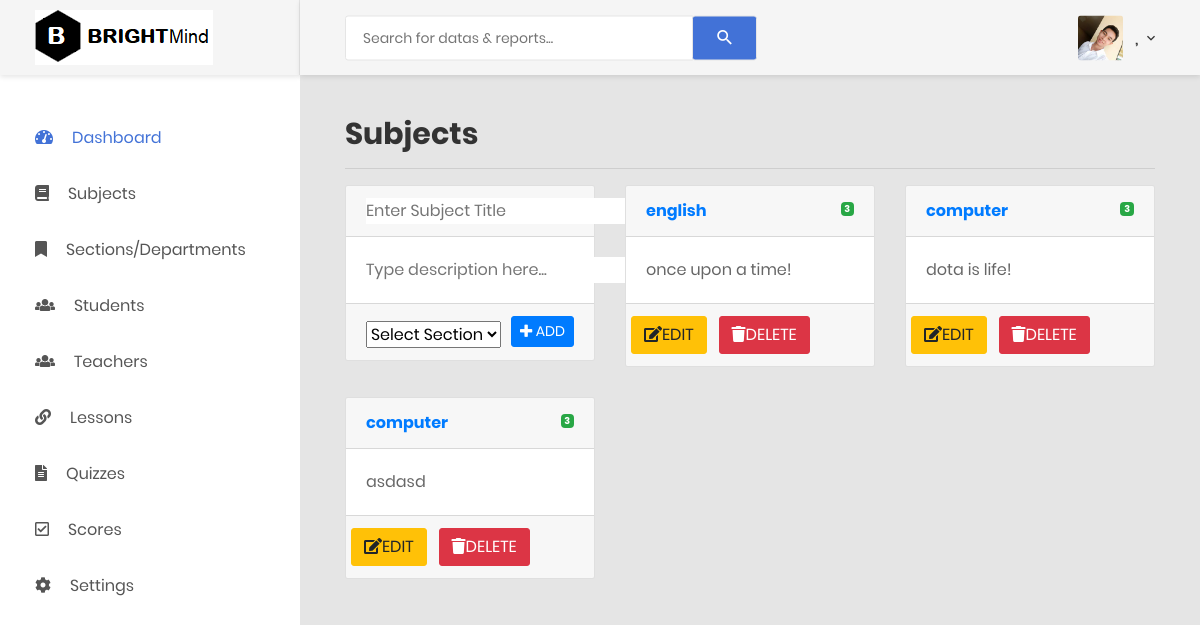
/adminsubjects.php, run on an earlier commit of the app's database.
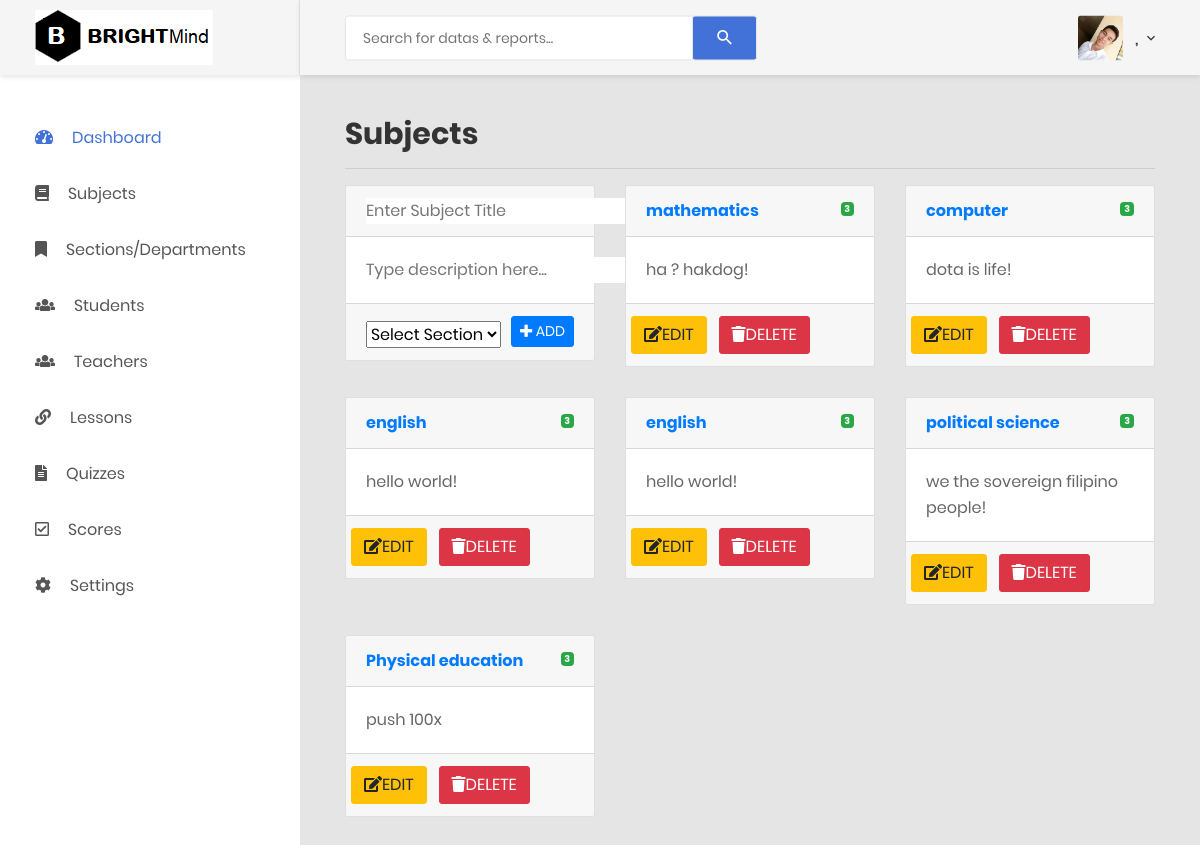
And on a later commit of the database.
### tables this page shows
CREATE TABLE `subjecttbl` (
  `subjectid` int(10) NOT NULL,
  `subjectname` varchar(100) NOT NULL,
  `subjectdesc` varchar(100) NOT NULL
);

### adminsubjects.php (the view, shortened to what this page needs)
<?php
include('adminsession.php');
$sql="SELECT * FROM subjecttbl";
$query=mysqli_query($con, $sql);
?>
<!DOCTYPE html>
<php lang="en">
<head>
    <link href="css/font-face.css" rel="stylesheet" media="all">
    <link href="vendor/font-awesome-4.7/css/font-awesome.min.css" rel="stylesheet" media="all">
    <link href="vendor/font-awesome-5/css/fontawesome-all.min.css" rel="stylesheet" media="all">
    <link href="vendor/mdi-font/css/material-design-iconic-font.min.css" rel="stylesheet" media="all">
    <link href="vendor/bootstrap-4.1/bootstrap.min.css" rel="stylesheet" media="all">
    <link href="vendor/animsition/animsition.min.css" rel="stylesheet" media="all">
    <link href="vendor/bootstrap-progressbar/bootstrap-progressbar-3.3.4.min.css" rel="stylesheet" media="all">
    <link href="vendor/wow/animate.css" rel="stylesheet" media="all">
    <link href="vendor/css-hamburgers/hamburgers.min.css" rel="stylesheet" media="all">
    <link href="vendor/slick/slick.css" rel="stylesheet" media="all">
    <link href="vendor/select2/select2.min.css" rel="stylesheet" media="all">
    <link href="vendor/perfect-scrollbar/perfect-scrollbar.css" rel="stylesheet" media="all">
    <link href="css/theme.css" rel="stylesheet" media="all">
</head>
<body class="animsition">
    <div class="page-wrapper">
        <?php include("adminheadermobileandsidebar.php"); ?>
        <div class="page-container">
            <?php include("adminheader.php"); ?>
            <div class="main-content">
                <div class="section__content section__content--p30">
                    <div class="container-fluid">
                            <div>
                                <h2>Subjects</h2><hr/>
                            </div>
                          <div class="row">
                            <div class="col-md-4">
                                <form action="addsub.php" method="POST">
                                    <div class="card">
                                     <div class="card-header">
                                         <strong class="card-title">
                                            <input type="text" name="subjectname" id="subname" placeholder="Enter Subject Title" autofocus="autofocus">
                                        </strong>
                                     </div>
                                    <div class="card-body">
                                        <p class="card-text"> <input type="text" name="subjectdesc" id="subdes"  placeholder="Type description here...">
                                        </p>
                                    </div>
                                    <div class="card-footer">
                                    <select  name="sections" style="margin-top: 5px;">
                                                <option selected="selected" disabled>Select Section</option>
                                            </select>
                                        <button type="submit" class="btn btn-primary btn-sm" style="float:right; display: inline;"  id="addsubj" name="submitnewsubject"><i class="fas fa-plus"></i> ADD</button>
                                    </div>
                                </form>
                               </div>
                            </div>
                            <?php  while ($row=mysqli_fetch_assoc($query)) {  ?>
                            <div class="col-md-4">
                                    <div class="card">
                                     <div class="card-header">
                                         <strong class="card-title"><a href="<?php echo $row['subjectid'] ?>"><?php echo $row['subjectname'] ?></a>
                                            <small>
                                                <span class="badge badge-success float-right mt-1">3</span>
                                           </small>
                                        </strong>
                                     </div>
                                    <div class="card-body">
                                        <p class="card-text"><?php echo $row['subjectdesc'] ?>
                                        </p>
                                    </div>
                                    <div class="card-footer">
                                        <div class="row">
                                            <button class="btn btn-warning" onclick="editsubject(<?php echo $row['subjectid']; ?>)"><i class="fas fa-pencil-square-o"></i>EDIT</button> &nbsp&nbsp&nbsp
                                             <a href="<?php echo "addsub.php?deletesubject=1&id=".$row['subjectid'] ?>"><button class="btn btn-danger"><i class="fas fa-trash"></i>DELETE</button></a>
                                         </div>
                                    </div>
                                </div>
                            </div>
                        <?php } ?>
                        </div>
                    </div>
                </div>
            </div>
        </div>
</body>
</php>

### adminheadermobileandsidebar.php (shortened to what this page needs)
<aside class="menu-sidebar d-none d-lg-block">
    <div class="logo">
        <a href="#">
            <img src="images/icon/logo.png" alt="Cool Admin" />
        </a>
    </div>
    <div class="menu-sidebar__content js-scrollbar1">
        <nav class="navbar-sidebar">
            <ul class="list-unstyled navbar__list">
                <li class="active has-sub">
                    <a class="js-arrow" href="adminindex.php">
                        <i class="fas fa-tachometer-alt"></i>Dashboard</a>
                </li>
                <li>
                    <a href="adminsubjects.php">
                        <i class="fas fa-book"></i>Subjects</a>
                </li>
                <li>
                    <a href="adminsections.php">
                        <i class="fas  fa-bookmark"></i>Sections/Departments</a>
                </li>
                <li>
                    <a href="adminstudents.php">
                        <i class="fas fa-group"></i>Students</a>
                </li>
                <li>
                    <a href="adminteachers.php">
                        <i class="fas fa-group"></i>Teachers</a>
                </li>
                <li>
                    <a href="adminlessons.php">
                        <i class="fas fa-link"></i>Lessons</a>
                </li>
                <li>
                    <a href="adminquizzes.php">
                        <i class="fas fa-file-text"></i>Quizzes</a>
                </li>
                <li>
                    <a href="adminscores.php">
                        <i class="far fa-check-square"></i>Scores</a>
                </li>
                <li>
                    <a href="adminsettings.php">
                        <i class="fas fa-gear"></i>Settings</a>
                </li>
            </ul>
        </nav>
    </div>
</aside>

### adminheader.php (shortened to what this page needs)
<?php
include('adminsession.php');
?>
            <header class="header-desktop">
                <div class="section__content section__content--p30">
                    <div class="container-fluid">
                        <div class="header-wrap">
                            <form class="form-header" action="" method="POST">
                                <input class="au-input au-input--xl" type="text" name="search" placeholder="Search for datas &amp; reports..." />
                                <button class="au-btn--submit" type="submit">
                                    <i class="zmdi zmdi-search"></i>
                                </button>
                            </form>
                            <div class="header-button">
                                <div class="account-wrap">
                                    <div class="account-item clearfix js-item-menu">
                                        <div class="image">
                                            <img src="images/icon/avatar-dan.jpg" alt="profile" />
                                        </div>
                                        <div class="content">
                                            <a class="js-acc-btn" href="#"><?php echo $lname." , ".$fname?></a>
                                        </div>
                                    </div>
                                </div>
                            </div>
                        </div>
                    </div>
                </div>
            </header>

What changed in the data, as far as the page shows it:
removed subjecttbl: subjectname "english", subjectdesc "once upon a time!"
removed subjecttbl: subjectname "computer", subjectdesc "asdasd"
added subjecttbl: subjectname "mathematics", subjectdesc "ha ? hakdog!"
added subjecttbl: subjectname "english", subjectdesc "hello world!"
added subjecttbl: subjectname "english", subjectdesc "hello world!"
added subjecttbl: subjectname "political science", subjectdesc "we the sovereign filipino people!"
added subjecttbl: subjectname "Physical education", subjectdesc "push 100x"
